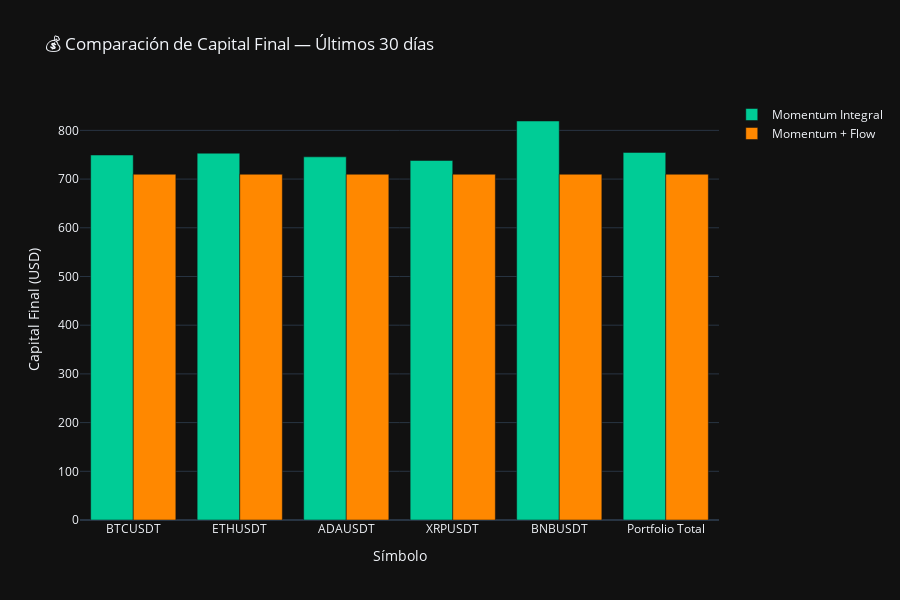

The code cell stored with this chart in its notebook:
### Code cell
# ==========================================================
# 🧩 COMPARACIÓN FINAL: Momentum Integral vs Momentum+Flow
# ==========================================================
import pandas as pd
import numpy as np
from concurrent.futures import ThreadPoolExecutor
import plotly.graph_objects as go

# --- 1️⃣ Configuración general ---
# ⚠️ data_full ya fue generado en el Bloque 0 (con datos actualizados)
#    No lo cargamos desde archivo.
# data_full = pd.read_pickle("data_full_5coins_with_flow.pkl")  ← ❌ eliminar o comentar

pesos = {"BTCUSDT":0.35, "ETHUSDT":0.25, "ADAUSDT":0.10, "XRPUSDT":0.20, "BNBUSDT":0.10}
window = 8   
flow_threshold = 0.15
alignment_weight = 1.0
capital_inicial = 710


# --- 2️⃣ Funciones base ---
def calcular_momentum_integral(df, window=8):
    df = df.copy()
    df["momentum"] = df["Close"].diff()
    df["integral_momentum"] = df["momentum"].rolling(window=window).sum()
    df["slope_integral"] = df["integral_momentum"].diff()
    std_slope = df["slope_integral"].rolling(window=window).std()
    df["Signal Final"] = np.select(
        [
            (df["slope_integral"] < -std_slope) & (df["momentum"] < 0),
            (df["slope_integral"] > std_slope) & (df["momentum"] > 0)
        ],
        ["SELL", "BUY"],
        default=None
    )
    return df

def limpiar_señales_persistentes(df, columna="Signal Final"):
    df = df.copy().reset_index(drop=True)   # ✅ asegura índices consecutivos
    df["Signal Limpia"] = None
    last_signal = None
    for i in range(len(df)):
        current = df.at[i, columna]
        if current in ["BUY", "SELL"]:
            if current != last_signal:
                df.at[i, "Signal Limpia"] = current
                last_signal = current
    return df


def confirmar_signal_con_flowtrend(df, flow_mean, flow_threshold=0.15, alignment_weight=1.0):
    df = df.copy().reset_index(drop=True)   # ✅ asegura índices consecutivos
    df["Flow Confirm"] = "⏸️ Sin señal"
    for i in range(len(df)):
        sig = df.at[i, "Signal Limpia"]
        if sig == "BUY":
            if flow_mean > flow_threshold * alignment_weight:
                df.at[i, "Flow Confirm"] = "BUY ✅ Confirmado"
        elif sig == "SELL":
            if flow_mean < -flow_threshold * alignment_weight:
                df.at[i, "Flow Confirm"] = "SELL ✅ Confirmado"
    return df


def backtest_symbol(df, col_buy, col_sell, rr_tp=1.5, rr_sl=1.0, capital_inicial=710):
    capital = capital_inicial
    en_trade = False
    precio_entrada = 0.0
    for _, row in df.iterrows():
        price = row["Close"]
        if not en_trade and row[col_buy]:
            precio_entrada = price
            en_trade = True
        elif en_trade and row[col_sell]:
            cambio_pct = (price - precio_entrada) / precio_entrada
            if cambio_pct >= rr_tp/100:
                capital *= 1 + rr_tp/100
            elif cambio_pct <= -rr_sl/100:
                capital *= 1 - rr_sl/100
            en_trade = False
    return round(capital, 2)

# --- 3️⃣ Procesamiento por símbolo ---
def procesar_symbol(symbol, info):
    df = info["df"].copy()
    flow_mean = info["flow_mean"]

    # Filtrar últimos 30 días
    fecha_limite = pd.Timestamp.now(tz=df["Open time"].dt.tz) - pd.Timedelta(days=30)
    df = df[df["Open time"] >= fecha_limite].copy()

    # Modelo base (Momentum Integral)
    df_m = calcular_momentum_integral(df, window)
    df_m = limpiar_señales_persistentes(df_m, "Signal Final")
    df_m["Buy"] = df_m["Signal Limpia"] == "BUY"
    df_m["Sell"] = df_m["Signal Limpia"] == "SELL"
    cap_momentum = backtest_symbol(df_m, "Buy", "Sell", rr_tp=2.5, rr_sl=0.5, capital_inicial=capital_inicial)

    # Modelo optimizado con Flow
    df_f = confirmar_signal_con_flowtrend(df_m, flow_mean, flow_threshold, alignment_weight)
    df_f["Buy"] = df_f["Flow Confirm"].str.contains("BUY ✅", na=False)
    df_f["Sell"] = df_f["Flow Confirm"].str.contains("SELL ✅", na=False)
    cap_flow = backtest_symbol(df_f, "Buy", "Sell", rr_tp=2.5, rr_sl=0.5, capital_inicial=capital_inicial)

    return symbol, cap_momentum, cap_flow

# --- 4️⃣ Ejecutar en paralelo ---
print("⚙️ Ejecutando comparación Momentum vs Flow (últimos 30 días)...\n")
start = pd.Timestamp.now()
results = {}

with ThreadPoolExecutor(max_workers=len(pesos)) as ex:
    for sym, cap_m, cap_f in ex.map(lambda s: procesar_symbol(s, data_full[s]), pesos.keys()):
        results[sym] = {"Momentum Integral": cap_m, "Momentum+Flow": cap_f, "Peso": pesos[sym]}

# --- 5️⃣ Resultado consolidado ---
df_res = pd.DataFrame(results).T
for col in ["Momentum Integral", "Momentum+Flow"]:
    df_res[col] = df_res[col].astype(float)

df_res.loc["Portfolio Total"] = {
    "Momentum Integral": np.sum(df_res["Momentum Integral"] * df_res["Peso"]),
    "Momentum+Flow": np.sum(df_res["Momentum+Flow"] * df_res["Peso"]),
    "Peso": 1.0
}

print("\n📊 Resultados Backtest (últimos 30 días):\n")
display(df_res.round(2))
print(f"⏱️ Tiempo total: {(pd.Timestamp.now() - start).total_seconds():.2f} s")

# --- 6️⃣ Visualización (Curva comparativa portafolio) ---
fig = go.Figure()
fig.add_trace(go.Bar(
    x=df_res.index, y=df_res["Momentum Integral"],
    name="Momentum Integral", marker_color="#00cc96"
))
fig.add_trace(go.Bar(
    x=df_res.index, y=df_res["Momentum+Flow"],
    name="Momentum + Flow", marker_color="#ff8800"
))
fig.update_layout(
    barmode="group",
    title="💰 Comparación de Capital Final — Últimos 30 días",
    template="plotly_dark",
    xaxis_title="Símbolo",
    yaxis_title="Capital Final (USD)",
    height=600
)
fig.show()

### Figure 1 — Plotly figure (JSON) as saved in the notebook; plotly's stock layout.template omitted (floating-point values rounded to 4 significant figures)
{"data": [{"marker": {"color": "#00cc96"}, "name": "Momentum Integral", "type": "bar", "x": ["BTCUSDT", "ETHUSDT", "ADAUSDT", "XRPUSDT", "BNBUSDT", "Portfolio Total"], "y": [749.4, 753.2, 745.7, 738.2, 819.3, 754.7]}, {"marker": {"color": "#ff8800"}, "name": "Momentum + Flow", "type": "bar", "x": ["BTCUSDT", "ETHUSDT", "ADAUSDT", "XRPUSDT", "BNBUSDT", "Portfolio Total"], "y": [710.0, 710.0, 710.0, 710.0, 710.0, 710.0]}], "layout": {"barmode": "group", "height": 600, "title": {"text": "💰 Comparación de Capital Final — Últimos 30 días"}, "xaxis": {"title": {"text": "Símbolo"}}, "yaxis": {"title": {"text": "Capital Final (USD)"}}}}
